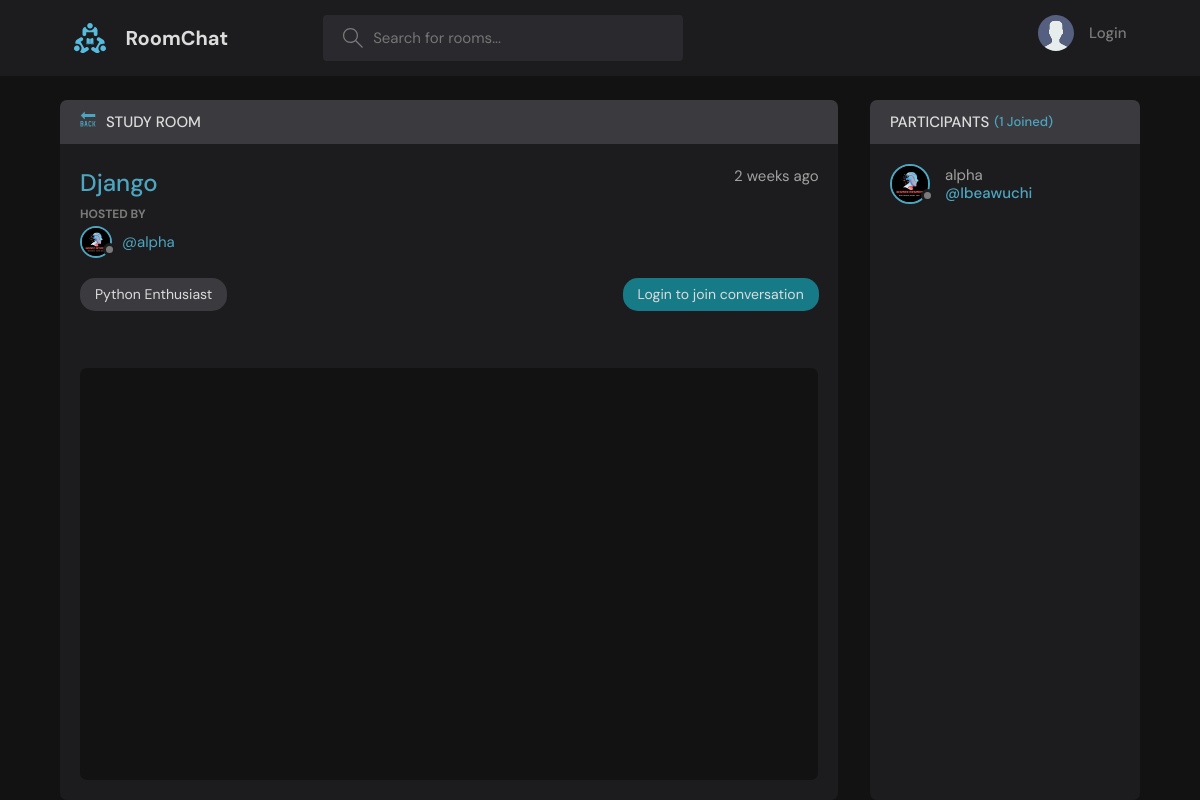
The page /study_groups/room/3/ on the database as committed earlier.
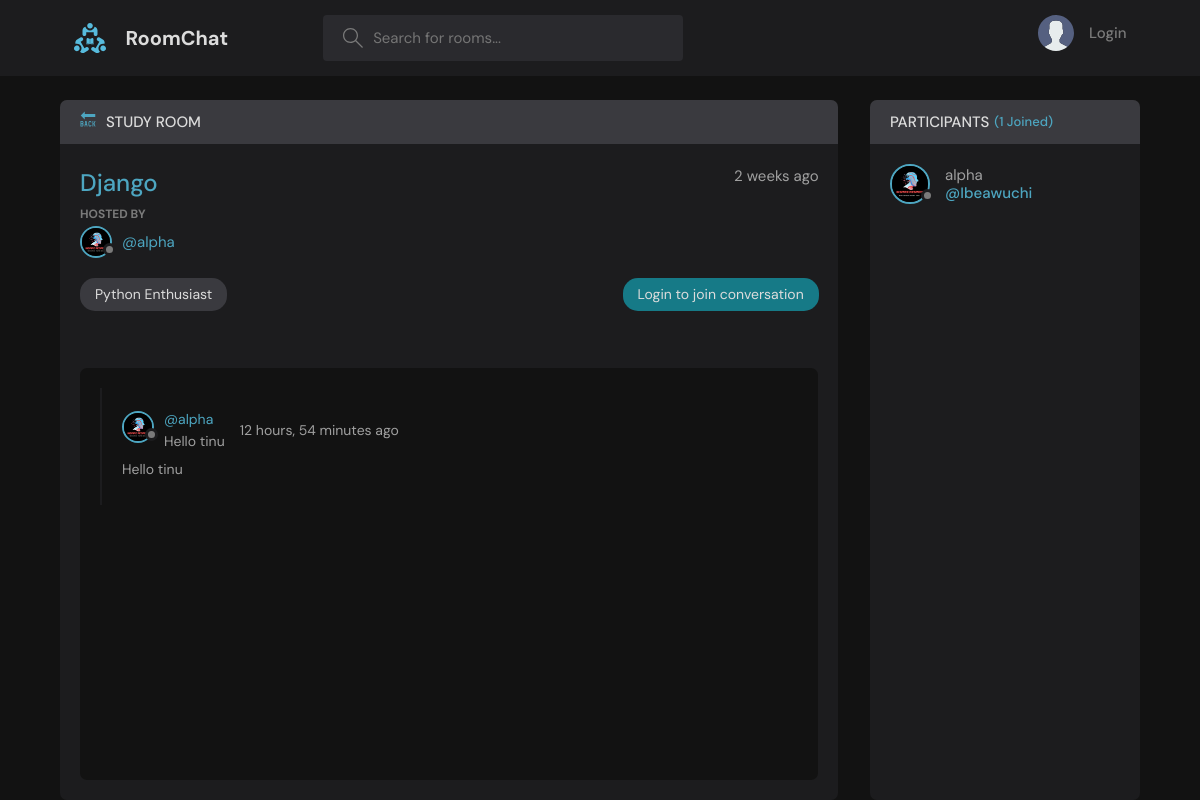
The same page on the database as committed later.
### users/models.py (models this page shows)
class User(AbstractUser):
    name = models.CharField(max_length=200, null=True)
    email = models.EmailField(unique=True, null=True)
    avatar = models.ImageField(upload_to='users/profile/', null=True, default='/avatar/avatar.svg')
    bio = models.TextField(null=True)
    USERNAME_FIELD = 'email'
    REQUIRED_FIELDS = []

### study_groups/models.py (models this page shows, shortened)
class Message(models.Model):
    user = models.ForeignKey(User, on_delete=models.CASCADE)
    room = models.ForeignKey(Room, on_delete=models.CASCADE)
    body = models.TextField()
    media = models.FileField(upload_to='messages/', null=True, blank=True)
    update = models.DateField(auto_now=True)
    created = models.DateField(auto_now_add=True)

### study_groups/views.py (the view, shortened to what this page needs)
# urls.py: path('room/<str:pk>/', views.room, name='room'),
def room(request, pk):
    room = Room.objects.get(id=pk)
    room_messages = room.message_set.all().order_by('-id')
    participants = room.participants.all()
    context = {'room': room, 'room_messages': room_messages, 'participants': participants}
    return render(request, 'study_groups/room.html', context)

### study_groups/models.py (called while the page is built)
    def __str__(self):
        return self.name

### study_groups/templates/study_groups/room.html (shortened to what this page needs)
{% extends 'study_groups/base.html' %}
{% load static %}
{% block content %}
<main class="profile-page layout layout--2">
  <div class="container">
    <div class="room">
      <div class="room__top">
        <div class="room__topLeft">
          <a href="{% url 'study_group_home' %}">
          </a>
          <h3>Study Room</h3>
        </div>
      </div>
      <div class="room__box scroll">
        <div class="room__header scroll">
          <div class="room__info">
            <h3>{{ room.name }}</h3>
            <span>{{ room.created|timesince }} ago</span>
          </div>
          <div class="room__hosted">
            <p>Hosted By</p>
            <a href="{% url 'user_profile' room.host.id %}" class="room__author">
              <div class="avatar avatar--small">
                <img src="{{room.host.avatar.url}}" />
              </div>
              <span>@{{ room.host.name }}</span>
            </a>
          </div>
          <div class="container-grid" style="display: flex; justify-content: space-between;">
          <span class="room__topics">{{ room.topic }}</span>
          {% if not user.is_authenticated %}
          <a style="background-color: #167a87;" href="{% url 'login' %}" class="room__topics">Login to join conversation</a>
          {% endif %}
          </div>
        </div>
        <div class="room__conversation">
          <div class="threads scroll">
            {% for message in room_messages %}
            <div class="thread">
              <div class="thread__top">
                <div class="thread__author">
                  <div class="thread__authorInfo">
                    <a href="{% url 'user_profile' message.user.id %}">
                      <div class="avatar avatar--small">
                        <img src="{{message.user.avatar.url}}" />
                      </div>
                    </a>
                    <div class="message-container slide-mention" data-username="{{ message.user.username }}">
                      <a href="{% url 'user_profile' message.user.id %}">
                        <small class="mention-username">@{{ message.user.name }}</small>
                      </a>
                      <p>{{ message.body }}</p>
                    </div>
                  </div>
                  <span class="thread__date">{{ message.created|timesince }} ago</span>
                </div>
              </div>
              <div class="thread__details">{{ message.body }}</div>
            </div>
            {% endfor %}
          </div>
        </div>
      </div>
    </div>
    <div class="participants">
      <h3 class="participants__top">Participants <span>({{participants.count}} Joined)</span></h3>
      <div class="participants__list scroll">
        {% for user in participants %}
        <a href="{% url 'user_profile' user.id %}" class="participant">
          <div class="avatar avatar--medium">
            <img src="{{user.avatar.url}}" />
          </div>
          <p>{{ user.name }} <span>@{{ user.username }}</span></p>
        </a>
        {% endfor %}
      </div>
    </div>
  </div>
</main>
{% endblock %}

Rows that differ between the two databases and show on the page:
added Message: user.avatar (picture), user.name "alpha", body "Hello tinu", created "12 hours, 54 minutes"
